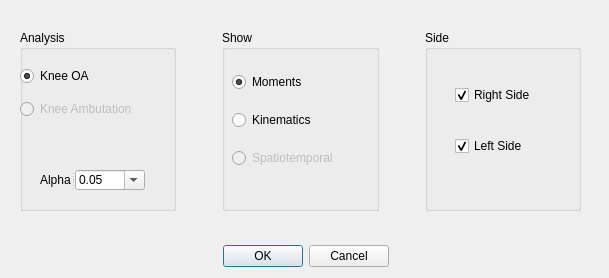
<?xml version="1.0" encoding="UTF-8"?>
<ui version="4.0">
 <class>Dialog</class>
 <widget class="QDialog" name="Dialog">
  <property name="windowModality">
   <enum>Qt::ApplicationModal</enum>
  </property>
  <property name="geometry">
   <rect>
    <x>0</x>
    <y>0</y>
    <width>609</width>
    <height>278</height>
   </rect>
  </property>
  <property name="windowTitle">
   <string>Dialog</string>
  </property>
  <property name="modal">
   <bool>true</bool>
  </property>
  <widget class="QDialogButtonBox" name="buttonBox">
   <property name="geometry">
    <rect>
     <x>30</x>
     <y>240</y>
     <width>551</width>
     <height>32</height>
    </rect>
   </property>
   <property name="orientation">
    <enum>Qt::Horizontal</enum>
   </property>
   <property name="standardButtons">
    <set>QDialogButtonBox::Cancel|QDialogButtonBox::Ok</set>
   </property>
   <property name="centerButtons">
    <bool>true</bool>
   </property>
  </widget>
  <widget class="QWidget" name="horizontalLayoutWidget">
   <property name="geometry">
    <rect>
     <x>20</x>
     <y>30</y>
     <width>561</width>
     <height>181</height>
    </rect>
   </property>
   <layout class="QHBoxLayout" name="horizontalLayout">
    <item>
     <widget class="QGroupBox" name="analysisGroupBox">
      <property name="title">
       <string>Analysis</string>
      </property>
      <widget class="QSplitter" name="splitter">
       <property name="geometry">
        <rect>
         <x>20</x>
         <y>140</y>
         <width>105</width>
         <height>20</height>
        </rect>
       </property>
       <property name="orientation">
        <enum>Qt::Horizontal</enum>
       </property>
       <widget class="QLabel" name="label">
        <property name="text">
         <string>Alpha</string>
        </property>
       </widget>
       <widget class="QComboBox" name="alpha_comboBox">
        <property name="editable">
         <bool>true</bool>
        </property>
        <property name="currentIndex">
         <number>2</number>
        </property>
        <property name="insertPolicy">
         <enum>QComboBox::InsertAlphabetically</enum>
        </property>
        <item>
         <property name="text">
          <string notr="true">0.005</string>
         </property>
        </item>
        <item>
         <property name="text">
          <string notr="true">0.01</string>
         </property>
        </item>
        <item>
         <property name="text">
          <string notr="true" extracomment="Default">0.05</string>
         </property>
        </item>
        <item>
         <property name="text">
          <string notr="true">0.1</string>
         </property>
        </item>
       </widget>
      </widget>
      <widget class="QWidget" name="layoutWidget">
       <property name="geometry">
        <rect>
         <x>0</x>
         <y>29</y>
         <width>131</width>
         <height>68</height>
        </rect>
       </property>
       <layout class="QVBoxLayout" name="verticalLayout">
        <item>
         <widget class="QRadioButton" name="knee_oa_radioButton">
          <property name="text">
           <string>Knee OA</string>
          </property>
          <property name="checked">
           <bool>true</bool>
          </property>
         </widget>
        </item>
        <item>
         <widget class="QRadioButton" name="radioButton_2">
          <property name="enabled">
           <bool>false</bool>
          </property>
          <property name="text">
           <string>Knee Ambutation</string>
          </property>
         </widget>
        </item>
       </layout>
      </widget>
     </widget>
    </item>
    <item>
     <spacer name="horizontalSpacer">
      <property name="orientation">
       <enum>Qt::Horizontal</enum>
      </property>
      <property name="sizeType">
       <enum>QSizePolicy::Fixed</enum>
      </property>
      <property name="sizeHint" stdset="0">
       <size>
        <width>40</width>
        <height>20</height>
       </size>
      </property>
     </spacer>
    </item>
    <item>
     <widget class="QGroupBox" name="SideGroupBox_2">
      <property name="title">
       <string>Show</string>
      </property>
      <widget class="QWidget" name="verticalLayoutWidget_4">
       <property name="geometry">
        <rect>
         <x>10</x>
         <y>30</y>
         <width>119</width>
         <height>121</height>
        </rect>
       </property>
       <layout class="QVBoxLayout" name="verticalLayout_4">
        <item>
         <widget class="QRadioButton" name="moments_radioButton">
          <property name="text">
           <string>Moments</string>
          </property>
          <property name="checked">
           <bool>true</bool>
          </property>
          <property name="autoExclusive">
           <bool>true</bool>
          </property>
         </widget>
        </item>
        <item>
         <widget class="QRadioButton" name="kinematics_radioButton">
          <property name="text">
           <string>Kinematics</string>
          </property>
          <property name="autoExclusive">
           <bool>true</bool>
          </property>
         </widget>
        </item>
        <item>
         <widget class="QRadioButton" name="kinematics_radioButton_2">
          <property name="enabled">
           <bool>false</bool>
          </property>
          <property name="text">
           <string>Spatiotemporal</string>
          </property>
          <property name="autoExclusive">
           <bool>true</bool>
          </property>
         </widget>
        </item>
       </layout>
      </widget>
     </widget>
    </item>
    <item>
     <spacer name="horizontalSpacer_2">
      <property name="orientation">
       <enum>Qt::Horizontal</enum>
      </property>
      <property name="sizeType">
       <enum>QSizePolicy::Fixed</enum>
      </property>
      <property name="sizeHint" stdset="0">
       <size>
        <width>40</width>
        <height>20</height>
       </size>
      </property>
     </spacer>
    </item>
    <item>
     <widget class="QGroupBox" name="SideGroupBox">
      <property name="title">
       <string>Side</string>
      </property>
      <widget class="QWidget" name="verticalLayoutWidget_2">
       <property name="geometry">
        <rect>
         <x>30</x>
         <y>30</y>
         <width>94</width>
         <height>121</height>
        </rect>
       </property>
       <layout class="QVBoxLayout" name="verticalLayout_2">
        <item>
         <widget class="QCheckBox" name="rt_side_checkBox">
          <property name="text">
           <string>Right Side</string>
          </property>
          <property name="checked">
           <bool>true</bool>
          </property>
         </widget>
        </item>
        <item>
         <widget class="QCheckBox" name="lt_side_checkBox">
          <property name="text">
           <string>Left Side</string>
          </property>
          <property name="checked">
           <bool>true</bool>
          </property>
         </widget>
        </item>
       </layout>
      </widget>
     </widget>
    </item>
   </layout>
  </widget>
 </widget>
 <resources/>
 <connections>
  <connection>
   <sender>buttonBox</sender>
   <signal>accepted()</signal>
   <receiver>Dialog</receiver>
   <slot>accept()</slot>
   <hints>
    <hint type="sourcelabel">
     <x>248</x>
     <y>254</y>
    </hint>
    <hint type="destinationlabel">
     <x>157</x>
     <y>274</y>
    </hint>
   </hints>
  </connection>
  <connection>
   <sender>buttonBox</sender>
   <signal>rejected()</signal>
   <receiver>Dialog</receiver>
   <slot>reject()</slot>
   <hints>
    <hint type="sourcelabel">
     <x>316</x>
     <y>260</y>
    </hint>
    <hint type="destinationlabel">
     <x>286</x>
     <y>274</y>
    </hint>
   </hints>
  </connection>
 </connections>
</ui>
